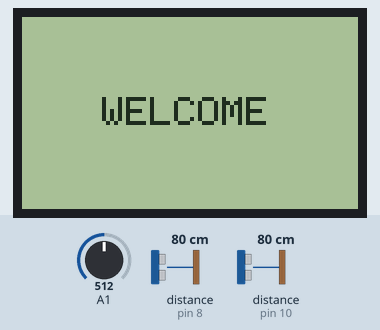
The sketch below on a simulated Arduino Uno, built with avr-gcc and run on an emulated ATmega328P. Parts: 84×48 one-colour display. Wiring (inferred from the names in the program): 2 × ultrasonic range finder: trigger pin 9, echo pin 8 / trigger pin 11, echo pin 10. The test bench sets the inputs (shaded band); at power-on: A1 = 512, distance to the obstacle (sensors on pin 8, pin 10) 80 cm. The echo pulse lasts 58.3 µs per cm; what the sketch prints to the serial monitor is not drawn.

Above: at 0.1 s.
At 8.7 s:
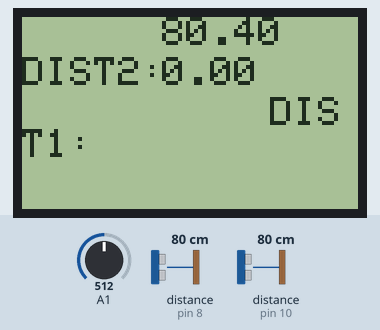
At 11.7 s:
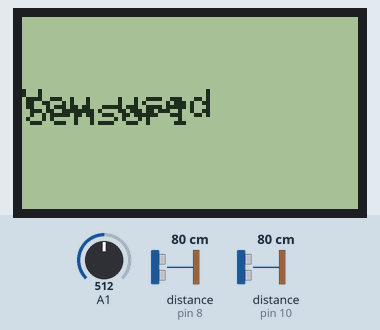
At 12.7 s:
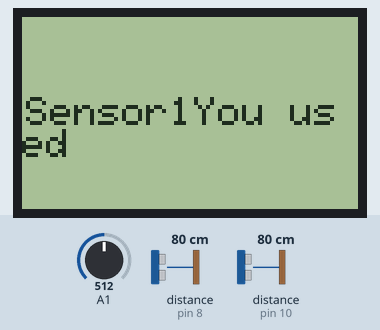

Measured:
- what the display in image 1 shows lasts 3.0 s, from 8.6 s to 11.6 s
- what the display in image 2 shows lasts 1.1 s, from 11.6 s to 12.7 s

The sketch:

beta.ino
```cpp
#include <Adafruit_GFX.h>
#include <gfxfont.h>

#include <EEPROM.h>
#include <MenuBackend.h>
#include <SPI.h>
#include <Adafruit_PCD8544.h>
Adafruit_PCD8544 display = Adafruit_PCD8544(7, 6, 5, 4, 3);
const int btnRIGHT = 2;
const int btnUP= 1;
const int btnDOWN = 3;
const int btnLEFT=  4;
const int btnSELECT =5;
const int btnNONE  = 0;
float duration1, distance1,duration2, distance2;
String menuUs = "";
char text;
 int number[11]={0,0,0,0,0,0,0,0,0,0,0};
  int gh,vs,lastButtonPushed = 0 ,d1,d2;
const int sentenceSize = 80;
char sentence[sentenceSize];
char buffer1[40];
char menu1[16]="   send msg  >>";
char menu2[16]="  change num >>";
bool auto_flag;
int status_flag;
int lcd_key     = 0;
int adc_key_in  = 0;
void distance();
void menuUse (MenuUseEvent used);
void menuChange (MenuChangeEvent changed);
MenuBackend menu = MenuBackend (menuUse, menuChange);
MenuItem menu1Item1 = MenuItem ("Calibrate");
MenuItem menuItem1SubItem1 = MenuItem ("Sensor1");
MenuItem menuItem1SubItem2 = MenuItem ("Sensor2");
MenuItem menu1Item2 = MenuItem ("SMS");
MenuItem menuItem2SubItem1 = MenuItem ("SMS Test");
MenuItem menuItem2SubItem2 = MenuItem ("Change Number");
MenuItem menu1Item3 = MenuItem ("GPRS");
MenuItem menuItem3SubItem1 = MenuItem ("GPRS Test");
MenuItem menuItem3SubItem2 = MenuItem ("Change Url");

void readBuutton ()
  {
adc_key_in = analogRead(1);
if (adc_key_in < 600)
    {
    lastButtonPushed = btnSELECT;
    }
  else if (adc_key_in < 195)
    {
    lastButtonPushed =btnUP; //buttonPinEsc
    }
  else if (adc_key_in < 50)
    {
    lastButtonPushed = btnRIGHT;
    }
  else if (adc_key_in < 455)
    {
    lastButtonPushed = btnLEFT;
    }
  else if (adc_key_in > 700){
    lastButtonPushed = 0;
    }
    else if (adc_key_in < 350){
    lastButtonPushed = btnDOWN;
    }
  }
 void send_msg(){
display.clearDisplay();
 display.print("Sending msg...");
    display.display();
   Serial.print("AT");
    delay(500);
    Serial.write(0xD);
    delay(500);
    Serial.print("AT+CMGF=1");
    delay(500);
    Serial.write(0xD);
    delay(900);
    Serial.print("AT+CMGS=");
    delay(800);
    Serial.write(0x22);
    for(int co=30;co<41;co++){
        number[co-30]=EEPROM.read(co);
        }
    for(int i=0;i<11;i++){
      Serial.print(number[i]);
    }
     delay(500);
    Serial.write(0x22);
    delay(200);
    Serial.write(0xD);
    delay(800);
    Serial.print(" | ");
    delay(300);
    Serial.print(distance1,distance2);
    delay(300);
    Serial.print(" | ");
    delay(300);
    Serial.write(0x1A);
    delay(800);
    display.clearDisplay();
   display.print("msg sent!");
    delay(2000);
}
void change_number(){
display.clearDisplay();
 display.print(" change num: ");
  display.display();
  display.setCursor(1,1);
  int loc = 2;
  delay(2000);
    while(lastButtonPushed != btnSELECT){
      display.setCursor(0,1);
      for(int co=30;co<41;co++){
        number[co-30]=EEPROM.read(co);
        }
      for(int i=0;i<11;i++){
       display.print(number[i]);
        display.display();
      }
      display.setCursor(loc,1);
      //display.blink();
      while(lastButtonPushed == btnNONE){}
        if(lastButtonPushed == btnRIGHT){
          if (loc <10) loc++;
        }
        if(lastButtonPushed == btnLEFT){
          if (loc >0) loc--;
        }
        if(lastButtonPushed == btnUP){
          if (number[loc] < 9 ) number[loc]++;
          }
        if(lastButtonPushed == btnDOWN){
          if (number[loc] > 0 ) number[loc]--;
          }
        if(lastButtonPushed == btnSELECT){
          break;
          }
        while(lastButtonPushed != btnNONE){}
        for(int co=30;co<41;co++){
        EEPROM.update(co,number[co-30]);
        }
      }
      while (lastButtonPushed == btnSELECT){}
      for(int co=30;co<41;co++){
        EEPROM.update(co,number[co-30]);
        }
}

void navigateMenus ()
  {
  MenuItem currentMenu = menu.getCurrent ();
  switch ( lastButtonPushed ){
      case btnSELECT:
       if ( !(currentMenu.moveDown ()) ){
          menu.use ();
          }
        else{
        menu.moveDown ();
          }
        break;
      case btnUP:
        menu.getRoot();
        break;
      case btnRIGHT:
        menu.moveRight ();
        break;
      case btnLEFT:
        menu.moveLeft ();
        break;
    }
  lastButtonPushed = 0;
  }
void menuUse (MenuUseEvent used)
  {
  display.clearDisplay ();
  display.println ("You used ");
  display.setCursor (1,20);
  display.print (used.item.getName ());
    display.display();
 // menuUs = used.item.getName ();
  }
 void menuChange (MenuChangeEvent changed)
  {
  display.clearDisplay ();
  MenuItem newMenuItem = changed.to;

  if ( newMenuItem.getName () == menu.getRoot () ){
    while(lastButtonPushed==0){
    distance();
     display.clearDisplay();
     display.println ("DIST1:");
         display.display();
     display.setCursor(35,0);
     display.println(distance1);
          display.display();
     display.setCursor(0,10);
     display.println ("DIST2:");
          display.display();
     display.setCursor(35,10);
     display.println(distance2);
           display.display();


   readBuutton (); }
    }
  else if ( newMenuItem.getName () == "Calibrate" ){


    }
  else if ( newMenuItem.getName () == "Sensor1" ){
    readBuutton ();
    while(lastButtonPushed!=btnSELECT){
     d1= EEPROM.read(1);
    display.setCursor(2,10);
    display.print ("d1 = ");
    display.setCursor(10,10);
    display.print (d1);
      display.display();
      readBuutton ();
      if(lastButtonPushed==btnDOWN){d1=d1-0.01;}
      if(lastButtonPushed==btnUP){d1=d1+0.01;}
      EEPROM.update(1,d1);
    }}
  else if ( newMenuItem.getName () == "Sensor2" ){
    while(lastButtonPushed!=btnSELECT){
      d1= EEPROM.read(2);
    display.setCursor(2,10);
    display.print ("d2 = ");
    display.setCursor(10,10);
    display.print (d2);
      display.display();
      readBuutton ();
      if(lastButtonPushed==btnDOWN){d2=d1-0.01;}
      if(lastButtonPushed==btnUP){d2=d1+0.01;}
      EEPROM.update(2,d2);
    }}
  else if ( newMenuItem.getName () == "SMS" ){
    display.print ("Item2");
    display.display();
    }
  else if ( newMenuItem.getName () == "SMS Test" ){
    display.print ("Item2SubItem1 ");
      display.display();
    }
  else if ( newMenuItem.getName () == "Change Number" ){
    display.print ("Item2SubItem2  ");
      display.display();
    }

  else if ( newMenuItem.getName () == "GPRS" ){
    display.print ("Item3           ");
      display.display();
    }
    else if ( newMenuItem.getName () == "GPRS Test" ){
    display.print ("Item3           ");
      display.display();
    }
    else if ( newMenuItem.getName () == "Change Url" ){
    display.print ("Item3           ");
      display.display();
    }
  }

void setup() {

display.begin();
display.setContrast(50);
display.clearDisplay();

Serial.begin(9600);
pinMode(10,INPUT);//echo of sensor 1
pinMode(11,OUTPUT);//triger 1
pinMode(8,INPUT);//echo of sensor 2//green
pinMode(9,OUTPUT);//triger 2//white
display.setCursor(20,20);
display.print("WELCOME");
display.display();
delay(7000);
Serial.print("AT");//ok or no ready
    delay(100);
    Serial.write(0xD);
Serial.print("AE0");//echo off
    delay(100);
    Serial.write(0xD);
Serial.print("AT+CSTT='CMNET'");//stsrt and set APN(AT+CSTT=\"APN\",\user",\"pass""
    delay(100);
    Serial.write(0xD);
//Serial.print("AT+CGATT=1");
Serial.print("AT+CIICR");
    delay(100);
    Serial.write(0xD);
Serial.print("AT+CIPSTART='TCP','182.168.1.1','8585'");
    delay(100);
Serial.write(0xD);

  menu.getRoot ().add (menu1Item1);
  menu1Item1.addRight (menu1Item2).addRight (menu1Item3);
  menu1Item1.add (menuItem1SubItem1).addRight (menuItem1SubItem2);
  menu1Item2.add (menuItem2SubItem1).addRight (menuItem2SubItem2);
  menu1Item3.add (menuItem3SubItem1).addRight (menuItem3SubItem2);
  menu.toRoot ();

}
void loop() {

  distance();

  readBuutton ();
  navigateMenus ();


//
//Serial.print("AT+CIPSEND");
//    delay(100);
//    Serial.write(0xD);
//Serial.print(distance1);
//   delay(100);
//    Serial.write(0x1A);
}


void distance(){
digitalWrite(11, LOW);
 digitalWrite(9, LOW);
 delayMicroseconds(2);
 digitalWrite(11, HIGH);
 digitalWrite(9, HIGH);
 delayMicroseconds(30);
 digitalWrite(11, LOW);
 digitalWrite(9, LOW);
  duration1 = pulseIn(10, HIGH);
  distance1 = ((duration1 / 2) * 0.0345)+d1;
   duration2 = pulseIn(8, HIGH);
  distance2 = ((duration2 / 2) * 0.0345)+d2;

}
```
